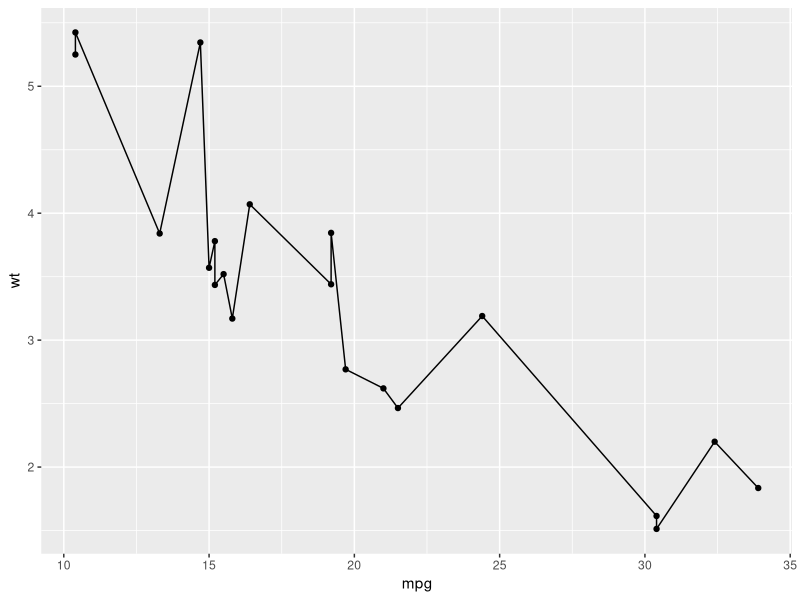
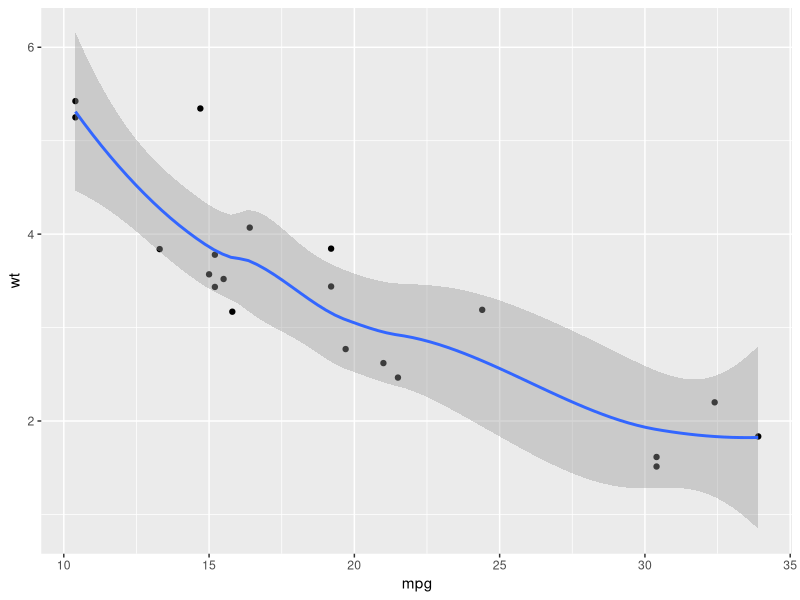

Here is the R script that generated these plots, in order:
## This exercise demonstrates how to plot smoother trend lines for highly
## variable scatter plots

## load the required data
setwd("~/R/rineasysteps/data")
frame <- read.csv("DataSet-Autos.csv")

# output the end rows of the data frame
print(tail(frame))

# load the ggplot2 package (again, this should be at the beginning of the script
# but the book waits until step 4)
library(ggplot2)

# call a quick plot of fuel economy against car weight
qplot(data = frame, mpg, wt, geom = c("point", "line")) # messy plot

# edit function to give a smooth line
qplot(data = frame, mpg, wt, geom = c("point", "smooth"))

